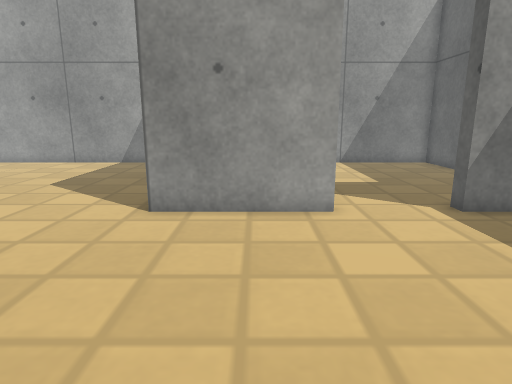
[1] (above)

18 first-person views from a walk through a world built for the Gazebo simulator. The camera is 0.62 m above the floor, tilts 12° down and sees 75° across. The floor is counted in squares, 0.25 m on a side. Each view is taken from the middle of a square. On the plan, view 1 faces up. The plan holds only what a view shows up to about 20 squares ahead; the rest is blank. Simple patterns stand in for the simulator's built-in surfaces.

[2]
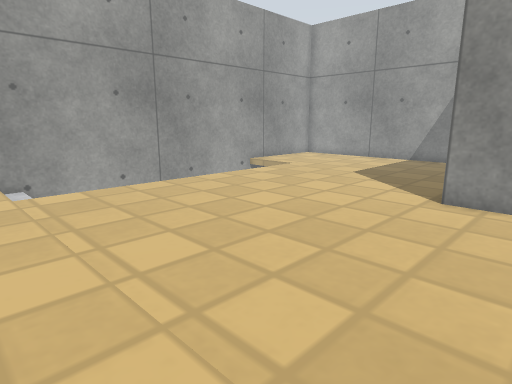

[3]
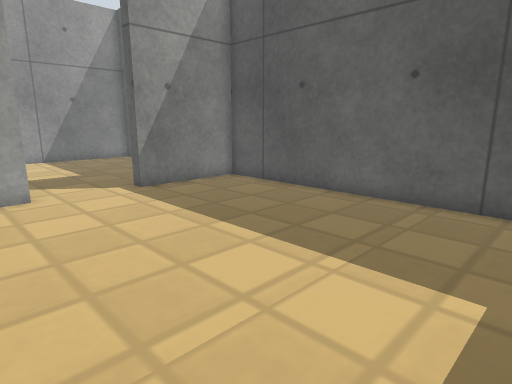

[4]
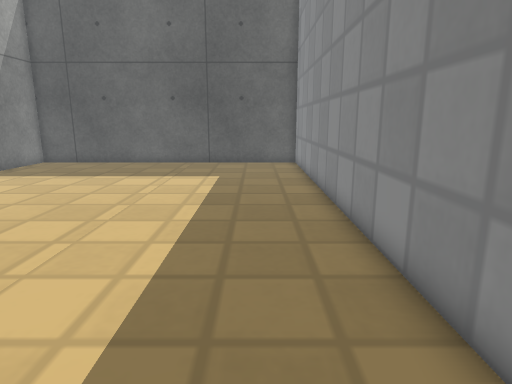

[5]
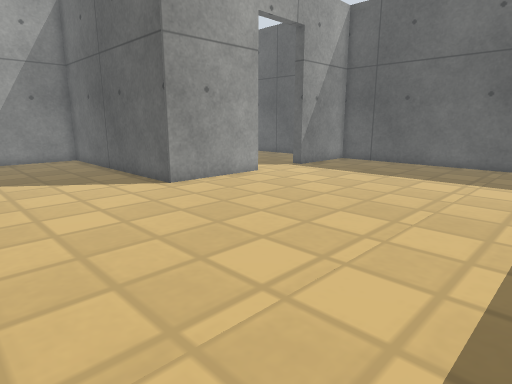

[6]
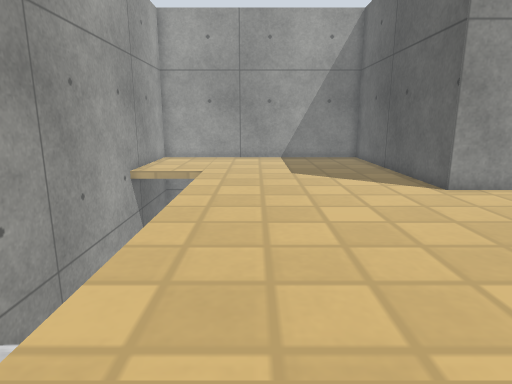

[7]
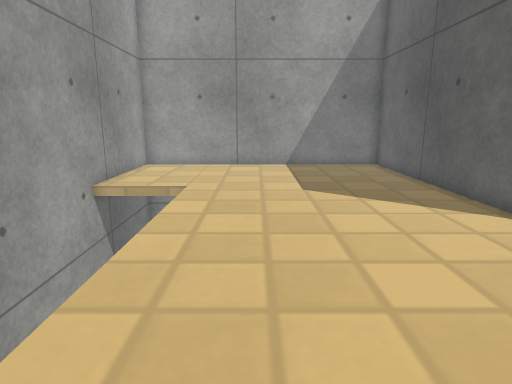

[8]
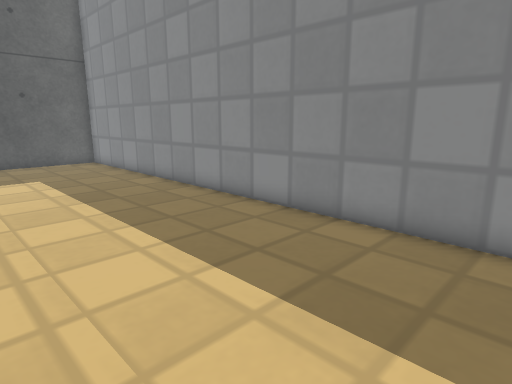

[9]
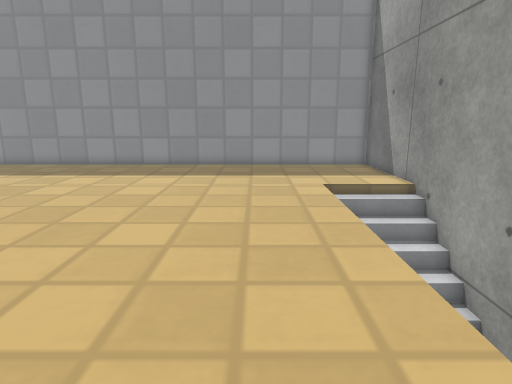

[10]
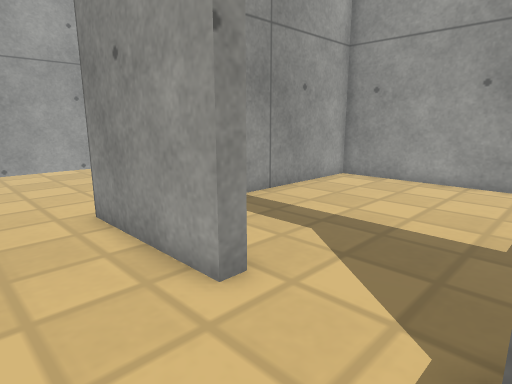

[11]
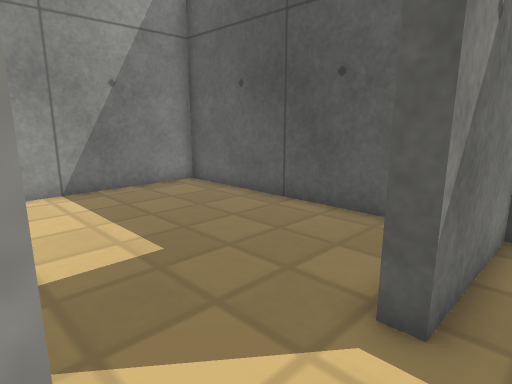

[12]
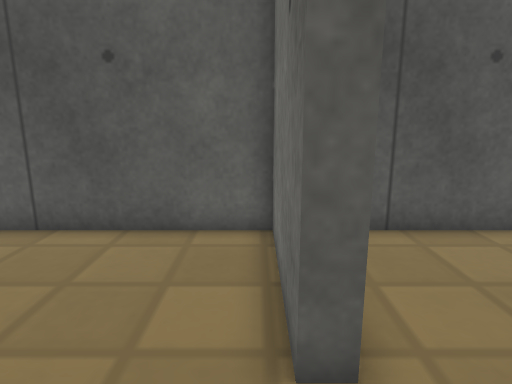

[13]
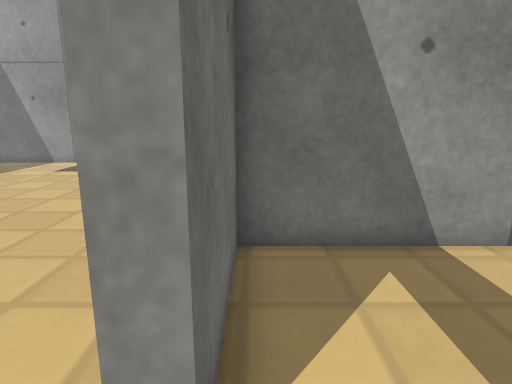

[14]
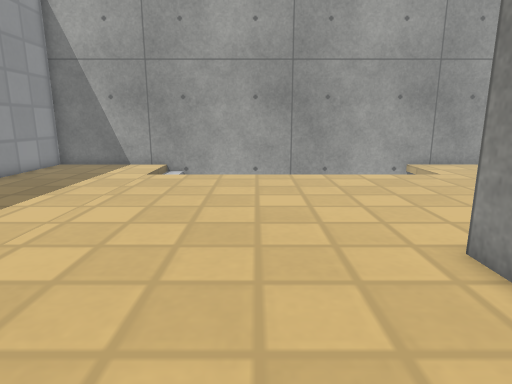

[15]
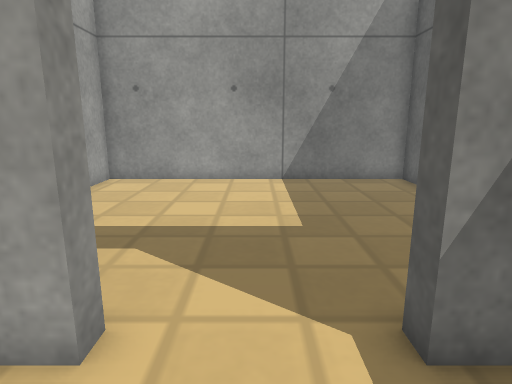

[16]
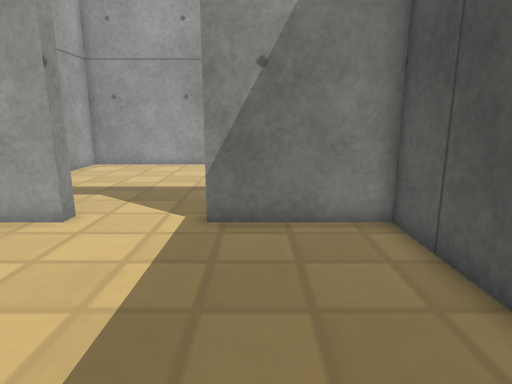

[17]
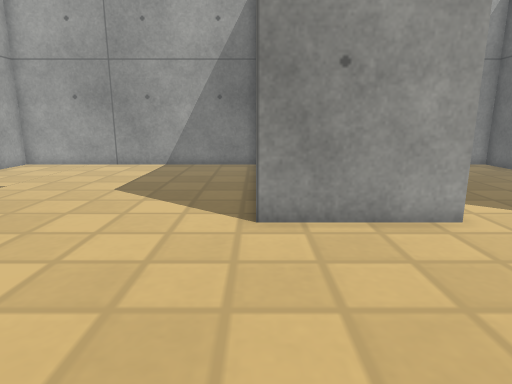

[18]
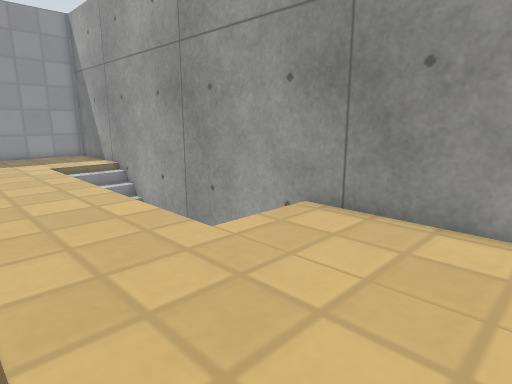

### Floor plan
Key: @ floor where view 1 was taken; # wall or solid block; . floor; / step, stairs or slope; D open door; v drop or lower ground.
Columns run from 17 left of view 1 to 11 right of it. Each row starts with its distance up from view 1.
 21  ############################
 20 #   ..........#.............#
 19 #   ..........#.............#
 18 #   ..........#.............#
 17 #   ..........#.............#
 16 #   ..........#.............#
 15 #   ..........#.............#
 14 #v  v.........#.............#
 13  v  v.........#.............#
 12  v  v.........#.............#
 11  v  v.........#.............#
 10  v  v.........#.............#
  9  v  v.........######DDD######
  8  v  v.......................#
  7  v  v.......................#
  6  v  v.......................#
  5  v  v.......................#
  4  v  v.......................#
  3  v  v.......................#
  2  v  v.......................#
  1 #v  v.......................#
  0 #////............@..........#
 -1 #...........................#
 -2 #...........................#
 -3 #...........................#
 -4 #...........................#
 -5 #...........................#
 -6 #...........................#
 -7 #############DDDD###########

Positions as (right, up) in squares from view 1, and headings:
1: (0, 0), facing up
2: (0, -2), facing up-left
3: (0, -3), facing up-right
4: (-10, -4), facing right
5: (-10, -3), facing up-right
6: (-10, -3), facing up
7: (-10, 1), facing up
8: (-11, 1), facing down-right
9: (-10, 13), facing down
10: (6, 6), facing up-left
11: (2, 8), facing up-right
12: (3, 10), facing right
13: (4, 10), facing left
14: (3, 5), facing left
15: (4, 6), facing up
16: (7, 1), facing up
17: (-3, 1), facing up
18: (-8, 20), facing down-left
